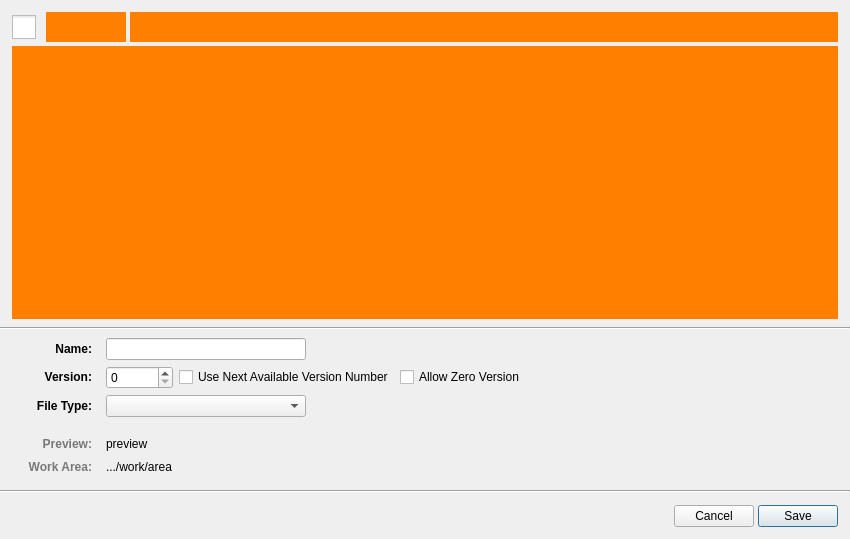
<?xml version="1.0" encoding="UTF-8"?>
<ui version="4.0">
 <class>FileSaveForm</class>
 <widget class="QWidget" name="FileSaveForm">
  <property name="geometry">
   <rect>
    <x>0</x>
    <y>0</y>
    <width>850</width>
    <height>539</height>
   </rect>
  </property>
  <property name="windowTitle">
   <string>Form</string>
  </property>
  <layout class="QVBoxLayout" name="verticalLayout" stretch="1,0,0,0,0,0">
   <property name="spacing">
    <number>4</number>
   </property>
   <property name="margin">
    <number>0</number>
   </property>
   <item>
    <layout class="QVBoxLayout" name="verticalLayout_3" stretch="0,1">
     <property name="leftMargin">
      <number>12</number>
     </property>
     <property name="topMargin">
      <number>12</number>
     </property>
     <property name="rightMargin">
      <number>12</number>
     </property>
     <property name="bottomMargin">
      <number>4</number>
     </property>
     <item>
      <layout class="QGridLayout" name="gridLayout_2" columnstretch="0,0,1">
       <item row="0" column="0">
        <layout class="QHBoxLayout" name="horizontalLayout_3" stretch="0">
         <property name="spacing">
          <number>1</number>
         </property>
         <item>
          <widget class="QCheckBox" name="expand_checkbox">
           <property name="sizePolicy">
            <sizepolicy hsizetype="Minimum" vsizetype="Maximum">
             <horstretch>0</horstretch>
             <verstretch>0</verstretch>
            </sizepolicy>
           </property>
           <property name="maximumSize">
            <size>
             <width>16777215</width>
             <height>24</height>
            </size>
           </property>
           <property name="toolTip">
            <string>Toggle Browser</string>
           </property>
           <property name="styleSheet">
            <string notr="true">#expand_checkbox::indicator {
width: 24;
height: 24;
}

#expand_checkbox::indicator::unchecked {
	image: url(:/tk-multi-workfiles2/save_expand.png);

}

#expand_checkbox::indicator::unchecked::hover {
	image: url(:/tk-multi-workfiles2/save_expand_hover.png);
}

#expand_checkbox::indicator::unchecked::pressed {
	image: url(:/tk-multi-workfiles2/save_expand_pressed.png);
}

#expand_checkbox::indicator::checked {
    image: url(:/tk-multi-workfiles2/save_collapse.png);
}

#expand_checkbox::indicator::checked:hover {
    image: url(:/tk-multi-workfiles2/save_collapse_hover.png);
}

#expand_checkbox::indicator::checked:pressed {
    image: url(:/tk-multi-workfiles2/save_collapse_pressed.png);
}</string>
           </property>
           <property name="text">
            <string/>
           </property>
          </widget>
         </item>
        </layout>
       </item>
       <item row="0" column="1">
        <widget class="NavigationWidget" name="nav" native="true">
         <property name="minimumSize">
          <size>
           <width>80</width>
           <height>30</height>
          </size>
         </property>
         <property name="styleSheet">
          <string notr="true">#nav {
background-color: rgb(255, 128, 0);
}</string>
         </property>
        </widget>
       </item>
       <item row="0" column="2">
        <widget class="BreadcrumbWidget" name="breadcrumbs" native="true">
         <property name="minimumSize">
          <size>
           <width>0</width>
           <height>30</height>
          </size>
         </property>
         <property name="styleSheet">
          <string notr="true">#breadcrumbs {
background-color: rgb(255, 128, 0);
}</string>
         </property>
        </widget>
       </item>
      </layout>
     </item>
     <item>
      <widget class="BrowserForm" name="browser" native="true">
       <property name="styleSheet">
        <string notr="true">#browser {
background-color: rgb(255, 128, 0);
}</string>
       </property>
      </widget>
     </item>
    </layout>
   </item>
   <item>
    <widget class="Line" name="line">
     <property name="orientation">
      <enum>Qt::Horizontal</enum>
     </property>
    </widget>
   </item>
   <item>
    <layout class="QVBoxLayout" name="verticalLayout_2" stretch="0,1">
     <property name="spacing">
      <number>20</number>
     </property>
     <property name="leftMargin">
      <number>12</number>
     </property>
     <property name="topMargin">
      <number>4</number>
     </property>
     <property name="rightMargin">
      <number>12</number>
     </property>
     <property name="bottomMargin">
      <number>4</number>
     </property>
     <item>
      <layout class="QGridLayout" name="file_controls_grid" rowstretch="0,0,0" columnstretch="0,1" columnminimumwidth="80,0">
       <property name="horizontalSpacing">
        <number>14</number>
       </property>
       <property name="verticalSpacing">
        <number>6</number>
       </property>
       <item row="1" column="0">
        <widget class="QLabel" name="version_label">
         <property name="minimumSize">
          <size>
           <width>0</width>
           <height>0</height>
          </size>
         </property>
         <property name="text">
          <string>&lt;html&gt;&lt;head/&gt;&lt;body&gt;&lt;p&gt;&lt;span style=&quot; font-weight:600;&quot;&gt;Version:&lt;/span&gt;&lt;/p&gt;&lt;/body&gt;&lt;/html&gt;</string>
         </property>
         <property name="alignment">
          <set>Qt::AlignRight|Qt::AlignTrailing|Qt::AlignVCenter</set>
         </property>
         <property name="indent">
          <number>-1</number>
         </property>
        </widget>
       </item>
       <item row="0" column="0">
        <widget class="QLabel" name="name_label">
         <property name="minimumSize">
          <size>
           <width>0</width>
           <height>0</height>
          </size>
         </property>
         <property name="text">
          <string>&lt;html&gt;&lt;head/&gt;&lt;body&gt;&lt;p&gt;&lt;span style=&quot; font-weight:600;&quot;&gt;Name:&lt;/span&gt;&lt;/p&gt;&lt;/body&gt;&lt;/html&gt;</string>
         </property>
         <property name="alignment">
          <set>Qt::AlignRight|Qt::AlignTrailing|Qt::AlignVCenter</set>
         </property>
         <property name="indent">
          <number>-1</number>
         </property>
        </widget>
       </item>
       <item row="2" column="0">
        <widget class="QLabel" name="file_type_label">
         <property name="minimumSize">
          <size>
           <width>0</width>
           <height>0</height>
          </size>
         </property>
         <property name="text">
          <string>&lt;html&gt;&lt;head/&gt;&lt;body&gt;&lt;p&gt;&lt;span style=&quot; font-weight:600;&quot;&gt;File Type:&lt;/span&gt;&lt;/p&gt;&lt;/body&gt;&lt;/html&gt;</string>
         </property>
         <property name="alignment">
          <set>Qt::AlignRight|Qt::AlignTrailing|Qt::AlignVCenter</set>
         </property>
         <property name="indent">
          <number>-1</number>
         </property>
        </widget>
       </item>
       <item row="1" column="1">
        <layout class="QHBoxLayout" name="horizontalLayout_2">
         <property name="spacing">
          <number>6</number>
         </property>
         <item>
          <widget class="QSpinBox" name="version_spinner">
           <property name="accessibleName">
            <string>Version Number</string>
           </property>
           <property name="maximum">
            <number>9999999</number>
           </property>
          </widget>
         </item>
         <item>
          <widget class="QCheckBox" name="use_next_available_cb">
           <property name="text">
            <string>Use Next Available Version Number</string>
           </property>
          </widget>
         </item>
         <item>
          <widget class="QCheckBox" name="use_zero_version">
           <property name="text">
            <string>Allow Zero Version</string>
           </property>
          </widget>
         </item>
         <item>
          <spacer name="horizontalSpacer_2">
           <property name="orientation">
            <enum>Qt::Horizontal</enum>
           </property>
           <property name="sizeHint" stdset="0">
            <size>
             <width>0</width>
             <height>20</height>
            </size>
           </property>
          </spacer>
         </item>
        </layout>
       </item>
       <item row="2" column="1">
        <layout class="QHBoxLayout" name="horizontalLayout_6">
         <property name="spacing">
          <number>0</number>
         </property>
         <item>
          <widget class="QComboBox" name="file_type_menu">
           <property name="minimumSize">
            <size>
             <width>200</width>
             <height>0</height>
            </size>
           </property>
           <property name="accessibleName">
            <string>File Type</string>
           </property>
          </widget>
         </item>
         <item>
          <spacer name="horizontalSpacer_3">
           <property name="orientation">
            <enum>Qt::Horizontal</enum>
           </property>
           <property name="sizeHint" stdset="0">
            <size>
             <width>0</width>
             <height>20</height>
            </size>
           </property>
          </spacer>
         </item>
        </layout>
       </item>
       <item row="0" column="1">
        <layout class="QHBoxLayout" name="horizontalLayout_8" stretch="1,0">
         <property name="spacing">
          <number>0</number>
         </property>
         <item>
          <widget class="QLineEdit" name="name_edit">
           <property name="maximumSize">
            <size>
             <width>200</width>
             <height>16777215</height>
            </size>
           </property>
           <property name="accessibleName">
            <string>Name Edit</string>
           </property>
           <property name="frame">
            <bool>true</bool>
           </property>
          </widget>
         </item>
         <item>
          <spacer name="horizontalSpacer_4">
           <property name="orientation">
            <enum>Qt::Horizontal</enum>
           </property>
           <property name="sizeHint" stdset="0">
            <size>
             <width>0</width>
             <height>20</height>
            </size>
           </property>
          </spacer>
         </item>
        </layout>
       </item>
      </layout>
     </item>
     <item>
      <widget class="QStackedWidget" name="feedback_stacked_widget">
       <property name="currentIndex">
        <number>0</number>
       </property>
       <widget class="QWidget" name="preview_page">
        <layout class="QVBoxLayout" name="verticalLayout_4">
         <property name="margin">
          <number>0</number>
         </property>
         <item>
          <layout class="QGridLayout" name="preview_grid" columnstretch="0,1" columnminimumwidth="80,0">
           <property name="horizontalSpacing">
            <number>14</number>
           </property>
           <property name="verticalSpacing">
            <number>1</number>
           </property>
           <item row="0" column="0">
            <widget class="QLabel" name="preview_label">
             <property name="text">
              <string>&lt;html&gt;&lt;head/&gt;&lt;body&gt;&lt;p&gt;&lt;span style=&quot; font-weight:600; color:rgb(120, 120, 120)&quot;&gt;Preview:&lt;/span&gt;&lt;/p&gt;&lt;/body&gt;&lt;/html&gt;</string>
             </property>
             <property name="alignment">
              <set>Qt::AlignRight|Qt::AlignTop|Qt::AlignTrailing</set>
             </property>
             <property name="indent">
              <number>-1</number>
             </property>
            </widget>
           </item>
           <item row="0" column="1">
            <widget class="QLabel" name="file_name_preview">
             <property name="text">
              <string>preview</string>
             </property>
             <property name="alignment">
              <set>Qt::AlignLeading|Qt::AlignLeft|Qt::AlignTop</set>
             </property>
             <property name="wordWrap">
              <bool>true</bool>
             </property>
             <property name="indent">
              <number>-1</number>
             </property>
            </widget>
           </item>
           <item row="1" column="1">
            <widget class="ElidedLabel" name="work_area_preview">
             <property name="sizePolicy">
              <sizepolicy hsizetype="Ignored" vsizetype="Preferred">
               <horstretch>0</horstretch>
               <verstretch>0</verstretch>
              </sizepolicy>
             </property>
             <property name="text">
              <string>.../work/area</string>
             </property>
             <property name="alignment">
              <set>Qt::AlignLeading|Qt::AlignLeft|Qt::AlignTop</set>
             </property>
             <property name="wordWrap">
              <bool>true</bool>
             </property>
             <property name="indent">
              <number>-1</number>
             </property>
             <property name="textInteractionFlags">
              <set>Qt::TextSelectableByMouse</set>
             </property>
            </widget>
           </item>
           <item row="1" column="0">
            <widget class="QLabel" name="work_area_label">
             <property name="text">
              <string>&lt;html&gt;&lt;head/&gt;&lt;body&gt;&lt;p&gt;&lt;span style=&quot; font-weight:600; color:rgb(120, 120, 120)&quot;&gt;Work Area:&lt;/span&gt;&lt;/p&gt;&lt;/body&gt;&lt;/html&gt;</string>
             </property>
             <property name="alignment">
              <set>Qt::AlignRight|Qt::AlignTop|Qt::AlignTrailing</set>
             </property>
             <property name="indent">
              <number>-1</number>
             </property>
            </widget>
           </item>
          </layout>
         </item>
        </layout>
       </widget>
       <widget class="QWidget" name="warning_page">
        <layout class="QHBoxLayout" name="horizontalLayout_7">
         <property name="margin">
          <number>0</number>
         </property>
         <item>
          <layout class="QGridLayout" name="warning_grid" columnstretch="0,1" columnminimumwidth="80,0">
           <property name="horizontalSpacing">
            <number>14</number>
           </property>
           <property name="verticalSpacing">
            <number>6</number>
           </property>
           <property name="leftMargin">
            <number>0</number>
           </property>
           <item row="0" column="1">
            <widget class="QLabel" name="warning">
             <property name="minimumSize">
              <size>
               <width>0</width>
               <height>45</height>
              </size>
             </property>
             <property name="text">
              <string>warning</string>
             </property>
             <property name="alignment">
              <set>Qt::AlignLeading|Qt::AlignLeft|Qt::AlignTop</set>
             </property>
             <property name="wordWrap">
              <bool>true</bool>
             </property>
             <property name="margin">
              <number>0</number>
             </property>
             <property name="indent">
              <number>-1</number>
             </property>
             <property name="textInteractionFlags">
              <set>Qt::LinksAccessibleByMouse|Qt::TextSelectableByKeyboard|Qt::TextSelectableByMouse</set>
             </property>
            </widget>
           </item>
           <item row="0" column="0">
            <widget class="QLabel" name="warning_label">
             <property name="text">
              <string>&lt;html&gt;&lt;head/&gt;&lt;body&gt;&lt;p&gt;&lt;span style=&quot; font-weight:600; color:rgb(226, 146, 0)&quot;&gt;Warning:&lt;/span&gt;&lt;/p&gt;&lt;/body&gt;&lt;/html&gt;</string>
             </property>
             <property name="alignment">
              <set>Qt::AlignRight|Qt::AlignTop|Qt::AlignTrailing</set>
             </property>
             <property name="indent">
              <number>-1</number>
             </property>
            </widget>
           </item>
          </layout>
         </item>
        </layout>
       </widget>
      </widget>
     </item>
    </layout>
   </item>
   <item>
    <spacer name="verticalSpacer">
     <property name="orientation">
      <enum>Qt::Vertical</enum>
     </property>
     <property name="sizeHint" stdset="0">
      <size>
       <width>20</width>
       <height>0</height>
      </size>
     </property>
    </spacer>
   </item>
   <item>
    <widget class="Line" name="break_line">
     <property name="orientation">
      <enum>Qt::Horizontal</enum>
     </property>
    </widget>
   </item>
   <item>
    <layout class="QHBoxLayout" name="horizontalLayout_4">
     <property name="leftMargin">
      <number>12</number>
     </property>
     <property name="topMargin">
      <number>8</number>
     </property>
     <property name="rightMargin">
      <number>12</number>
     </property>
     <property name="bottomMargin">
      <number>12</number>
     </property>
     <item>
      <spacer name="horizontalSpacer">
       <property name="orientation">
        <enum>Qt::Horizontal</enum>
       </property>
       <property name="sizeHint" stdset="0">
        <size>
         <width>40</width>
         <height>20</height>
        </size>
       </property>
      </spacer>
     </item>
     <item>
      <widget class="QPushButton" name="cancel_btn">
       <property name="text">
        <string>Cancel</string>
       </property>
      </widget>
     </item>
     <item>
      <widget class="QPushButton" name="save_btn">
       <property name="text">
        <string>Save</string>
       </property>
       <property name="default">
        <bool>true</bool>
       </property>
      </widget>
     </item>
    </layout>
   </item>
  </layout>
 </widget>
 <customwidgets>
  <customwidget>
   <class>ElidedLabel</class>
   <extends>QLabel</extends>
   <header>..framework_qtwidgets</header>
  </customwidget>
  <customwidget>
   <class>NavigationWidget</class>
   <extends>QWidget</extends>
   <header>..framework_qtwidgets</header>
   <container>1</container>
  </customwidget>
  <customwidget>
   <class>BreadcrumbWidget</class>
   <extends>QWidget</extends>
   <header>..framework_qtwidgets</header>
   <container>1</container>
  </customwidget>
  <customwidget>
   <class>BrowserForm</class>
   <extends>QWidget</extends>
   <header>..browser_form</header>
   <container>1</container>
  </customwidget>
 </customwidgets>
 <tabstops>
  <tabstop>name_edit</tabstop>
  <tabstop>version_spinner</tabstop>
  <tabstop>use_next_available_cb</tabstop>
  <tabstop>use_zero_version</tabstop>
  <tabstop>file_type_menu</tabstop>
  <tabstop>cancel_btn</tabstop>
  <tabstop>save_btn</tabstop>
  <tabstop>expand_checkbox</tabstop>
 </tabstops>
 <resources>
  <include location="resources.qrc"/>
 </resources>
 <connections/>
</ui>
